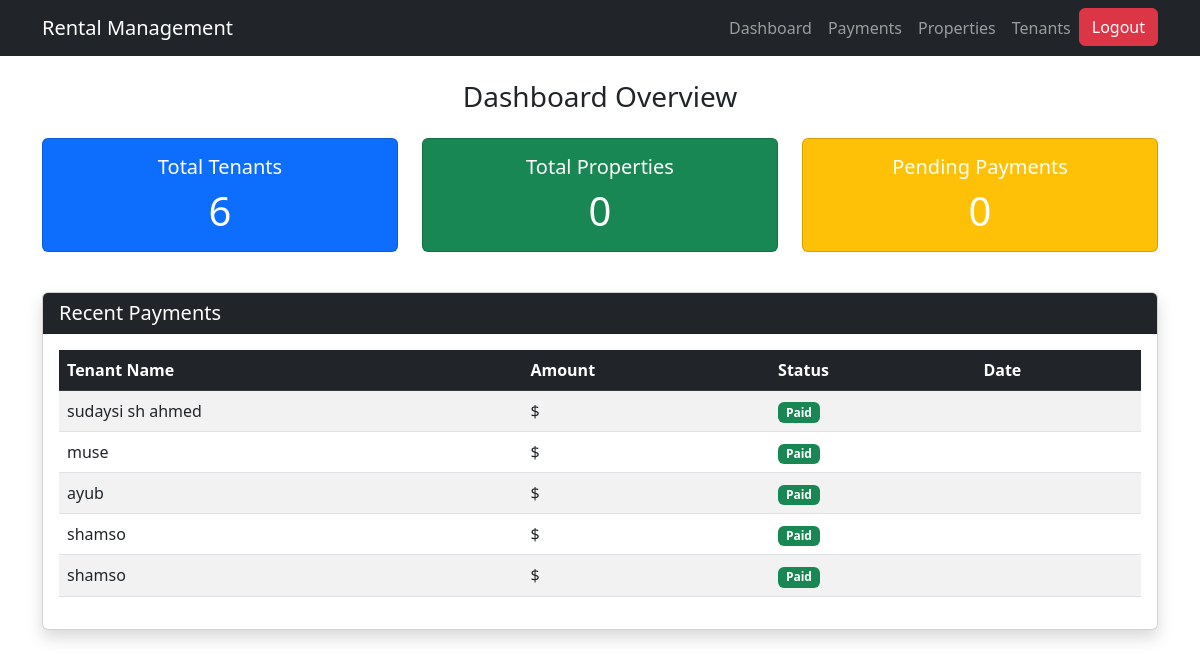
Page /dashboard/ on the earlier database version.
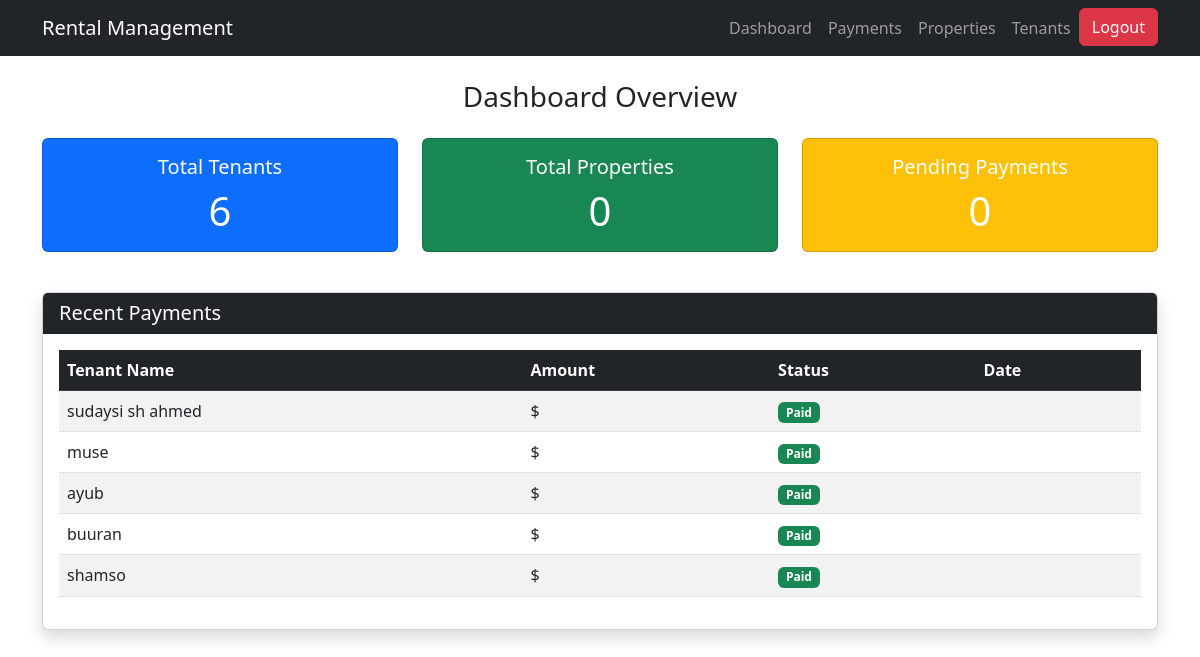
Same page on the later database version.
### users/models.py (models this page shows, shortened)
class Payment(models.Model):
    tenant = models.ForeignKey(Tenant, on_delete=models.CASCADE)  # ✅ Fixed here
    payment_date = models.DateField()
    amount_paid = models.DecimalField(max_digits=10, decimal_places=2)
    receipt = models.FileField(upload_to="receipts/", blank=True, null=True)  # Add receipt upload field
    PAYMENT_METHODS = [
        ('M-Pesa', 'M-Pesa'),
        ('Bank', 'Bank Transfer'),
        ('Cash', 'Cash'),
    ]
    payment_method = models.CharField(max_length=10, choices=PAYMENT_METHODS)
    STATUS_CHOICES = [
        ('Paid', 'Paid'),
        ('Pending', 'Pending'),
        ('Overdue', 'Overdue'),
    ]
    status = models.CharField(max_length=10, choices=STATUS_CHOICES, default='Pending')
    from django.db import models

class Tenant(models.Model):
    name = models.CharField(max_length=255)
    email = models.EmailField(unique=True)
    phone = models.CharField(max_length=20)
    property_address = models.CharField(max_length=255)
    move_in_date = models.DateField()
    rent_amount = models.DecimalField(max_digits=10, decimal_places=2)
    id_document = models.FileField(upload_to='tenant_documents/', blank=True, null=True)

### users/views.py (the view)
# urls.py: path('dashboard/', dashboard, name='dashboard'),
def dashboard(request):
    total_tenants = Tenant.objects.count()
    total_properties = Property.objects.count()
    pending_payments = Payment.objects.filter(status="Pending").count()
    total_paid = Payment.objects.aggregate(total=Sum('amount_paid'))['total'] or 0
    recent_payments = Payment.objects.order_by('-payment_date')[:5]
    context = {
        'total_tenants': total_tenants,
        'total_properties': total_properties,
        'pending_payments': pending_payments,
        'total_paid': total_paid,
        'recent_payments': recent_payments,  # Make sure this is passed
    }
    return render(request, 'users/dashboard.html', context)

### users/templates/users/dashboard.html (shortened to what the changed rows need)
<!DOCTYPE html>
<html lang="en">
<head>
    <link rel="stylesheet" href="https://cdn.jsdelivr.net/npm/bootstrap@5.3.0/dist/css/bootstrap.min.css">
</head>
<body>
    <div class="container mt-4">
        <div class="card shadow mt-4">
            <div class="card-body">
                <table class="table table-striped">
                    <thead class="table-dark">
                        <tr>
                            <th>Tenant Name</th>
                            <th>Amount</th>
                            <th>Status</th>
                            <th>Date</th>
                        </tr>
                    </thead>
                    <tbody>
                        {% for payment in recent_payments %}
                        <tr>
                            <td>{{ payment.tenant.name }}</td>
                            <td>${{ payment.amount }}</td>
                            <td>
                                {% if payment.status == "Paid" %}
                                    <span class="badge bg-success">Paid</span>
                                {% else %}
                                    <span class="badge bg-danger">Pending</span>
                                {% endif %}
                            </td>
                            <td>{{ payment.date }}</td>
                        </tr>
                        {% empty %}
                        <tr>
                            <td colspan="4" class="text-center text-muted">No recent payments</td>
                        </tr>
                        {% endfor %}
                    </tbody>
                </table>
            </div>
        </div>
    </div>
</body>
</html>

Differences in the rows shown:
no longer on this page (row unchanged): Payment: tenant.name "shamso", status "Paid"
added Payment: tenant.name "buuran", status "Paid"
